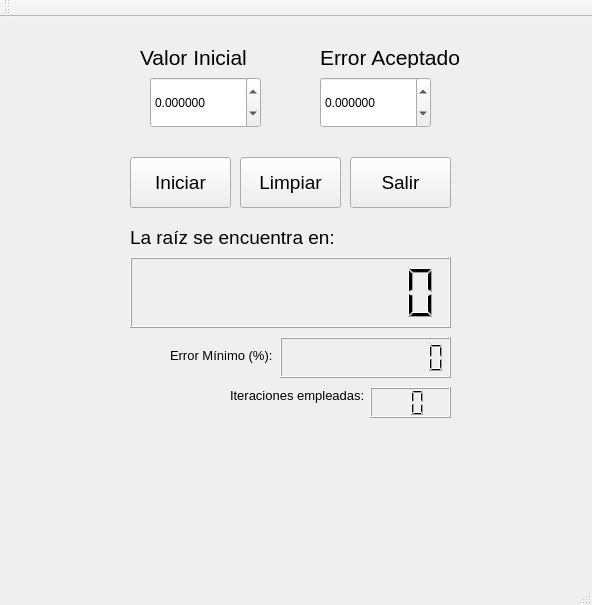
<?xml version="1.0" encoding="UTF-8"?>
<ui version="4.0">
 <class>Punto</class>
 <widget class="QMainWindow" name="Punto">
  <property name="geometry">
   <rect>
    <x>0</x>
    <y>0</y>
    <width>592</width>
    <height>605</height>
   </rect>
  </property>
  <property name="windowTitle">
   <string>Punto</string>
  </property>
  <widget class="QWidget" name="centralWidget">
   <widget class="QPushButton" name="ejecuta">
    <property name="geometry">
     <rect>
      <x>130</x>
      <y>140</y>
      <width>101</width>
      <height>51</height>
     </rect>
    </property>
    <property name="font">
     <font>
      <pointsize>14</pointsize>
     </font>
    </property>
    <property name="text">
     <string>Iniciar</string>
    </property>
   </widget>
   <widget class="QLabel" name="label">
    <property name="geometry">
     <rect>
      <x>140</x>
      <y>30</y>
      <width>111</width>
      <height>21</height>
     </rect>
    </property>
    <property name="font">
     <font>
      <pointsize>16</pointsize>
     </font>
    </property>
    <property name="text">
     <string>Valor Inicial</string>
    </property>
   </widget>
   <widget class="QLabel" name="label_2">
    <property name="geometry">
     <rect>
      <x>320</x>
      <y>30</y>
      <width>151</width>
      <height>21</height>
     </rect>
    </property>
    <property name="font">
     <font>
      <pointsize>16</pointsize>
     </font>
    </property>
    <property name="text">
     <string>Error Aceptado</string>
    </property>
   </widget>
   <widget class="QDoubleSpinBox" name="initval">
    <property name="geometry">
     <rect>
      <x>150</x>
      <y>60</y>
      <width>111</width>
      <height>51</height>
     </rect>
    </property>
    <property name="decimals">
     <number>6</number>
    </property>
    <property name="minimum">
     <double>-999999.000000000000000</double>
    </property>
    <property name="maximum">
     <double>999999.000000000000000</double>
    </property>
    <property name="singleStep">
     <double>0.010000000000000</double>
    </property>
   </widget>
   <widget class="QDoubleSpinBox" name="errora">
    <property name="geometry">
     <rect>
      <x>320</x>
      <y>60</y>
      <width>111</width>
      <height>51</height>
     </rect>
    </property>
    <property name="decimals">
     <number>6</number>
    </property>
    <property name="minimum">
     <double>-9999999.000000000000000</double>
    </property>
    <property name="maximum">
     <double>9999999.000000000000000</double>
    </property>
    <property name="singleStep">
     <double>0.010000000000000</double>
    </property>
   </widget>
   <widget class="QPushButton" name="vacia">
    <property name="geometry">
     <rect>
      <x>240</x>
      <y>140</y>
      <width>101</width>
      <height>51</height>
     </rect>
    </property>
    <property name="font">
     <font>
      <pointsize>14</pointsize>
     </font>
    </property>
    <property name="text">
     <string>Limpiar</string>
    </property>
   </widget>
   <widget class="QPushButton" name="sale">
    <property name="geometry">
     <rect>
      <x>350</x>
      <y>140</y>
      <width>101</width>
      <height>51</height>
     </rect>
    </property>
    <property name="font">
     <font>
      <pointsize>14</pointsize>
     </font>
    </property>
    <property name="text">
     <string>Salir</string>
    </property>
   </widget>
   <widget class="QLCDNumber" name="Pantalla">
    <property name="geometry">
     <rect>
      <x>130</x>
      <y>240</y>
      <width>321</width>
      <height>71</height>
     </rect>
    </property>
    <property name="smallDecimalPoint">
     <bool>true</bool>
    </property>
    <property name="digitCount">
     <number>9</number>
    </property>
   </widget>
   <widget class="QLabel" name="label_3">
    <property name="geometry">
     <rect>
      <x>130</x>
      <y>210</y>
      <width>211</width>
      <height>21</height>
     </rect>
    </property>
    <property name="font">
     <font>
      <pointsize>14</pointsize>
     </font>
    </property>
    <property name="text">
     <string>La raíz se encuentra en:</string>
    </property>
   </widget>
   <widget class="QLabel" name="label_4">
    <property name="geometry">
     <rect>
      <x>230</x>
      <y>370</y>
      <width>141</width>
      <height>16</height>
     </rect>
    </property>
    <property name="font">
     <font>
      <pointsize>10</pointsize>
     </font>
    </property>
    <property name="text">
     <string>Iteraciones empleadas:</string>
    </property>
   </widget>
   <widget class="QLCDNumber" name="Iteracion">
    <property name="geometry">
     <rect>
      <x>370</x>
      <y>370</y>
      <width>81</width>
      <height>31</height>
     </rect>
    </property>
    <property name="smallDecimalPoint">
     <bool>false</bool>
    </property>
    <property name="digitCount">
     <number>2</number>
    </property>
   </widget>
   <widget class="QLCDNumber" name="errormin">
    <property name="geometry">
     <rect>
      <x>280</x>
      <y>320</y>
      <width>171</width>
      <height>41</height>
     </rect>
    </property>
    <property name="smallDecimalPoint">
     <bool>true</bool>
    </property>
    <property name="digitCount">
     <number>9</number>
    </property>
   </widget>
   <widget class="QLabel" name="label_5">
    <property name="geometry">
     <rect>
      <x>170</x>
      <y>330</y>
      <width>111</width>
      <height>16</height>
     </rect>
    </property>
    <property name="font">
     <font>
      <pointsize>10</pointsize>
     </font>
    </property>
    <property name="text">
     <string>Error Mínimo (%):</string>
    </property>
   </widget>
  </widget>
  <widget class="QMenuBar" name="menuBar">
   <property name="geometry">
    <rect>
     <x>0</x>
     <y>0</y>
     <width>592</width>
     <height>21</height>
    </rect>
   </property>
  </widget>
  <widget class="QToolBar" name="mainToolBar">
   <attribute name="toolBarArea">
    <enum>TopToolBarArea</enum>
   </attribute>
   <attribute name="toolBarBreak">
    <bool>false</bool>
   </attribute>
  </widget>
  <widget class="QStatusBar" name="statusBar"/>
 </widget>
 <layoutdefault spacing="6" margin="11"/>
 <resources/>
 <connections>
  <connection>
   <sender>sale</sender>
   <signal>clicked()</signal>
   <receiver>Punto</receiver>
   <slot>close()</slot>
   <hints>
    <hint type="sourcelabel">
     <x>410</x>
     <y>199</y>
    </hint>
    <hint type="destinationlabel">
     <x>507</x>
     <y>196</y>
    </hint>
   </hints>
  </connection>
 </connections>
</ui>
